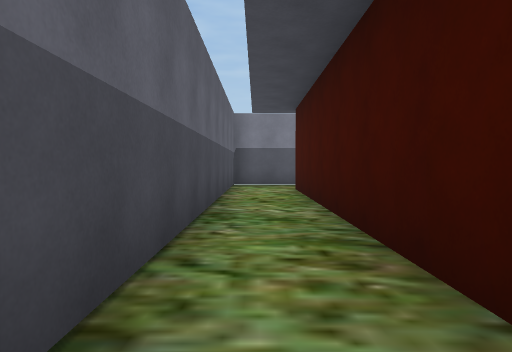
View 1 (above)

24 first-person views from a walk through a Unity game level. The camera is 1.2 m above the floor, tilts 2° down and sees 75° across. The floor is counted in squares, 2 m on a side. Each view is taken from the middle of a square. On the plan, view 1 faces up. The plan holds only what a view shows up to about 10 squares ahead; the rest is blank. The place goes on beyond the plan. The player character is not drawn. Some surface patterns are stand-ins.

View 2
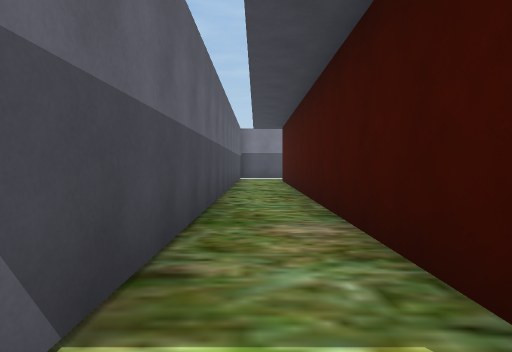

View 3
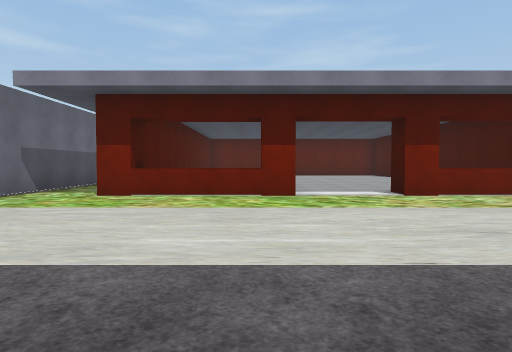

View 4
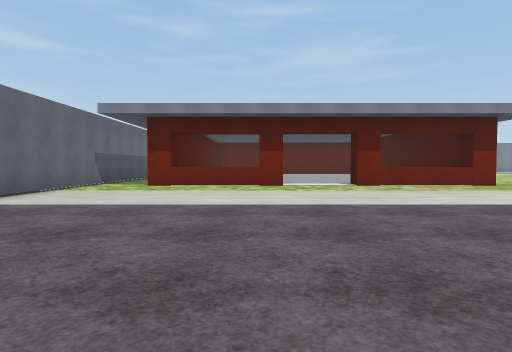

View 5
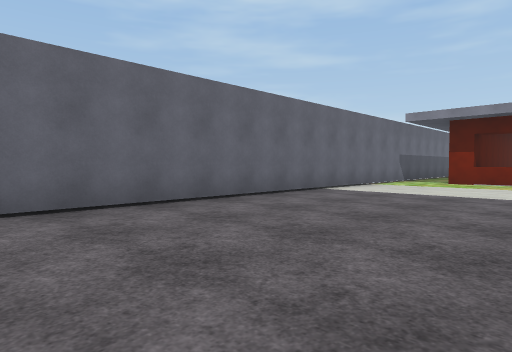

View 6
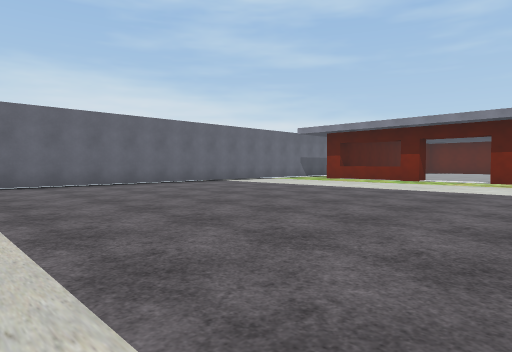

View 7
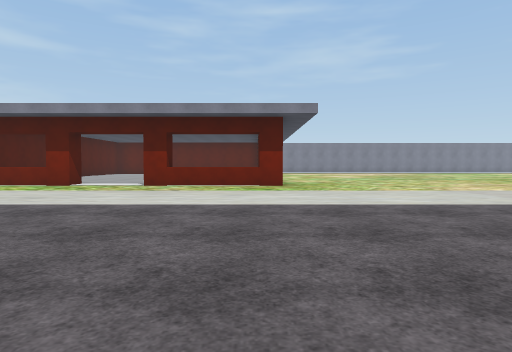

View 8
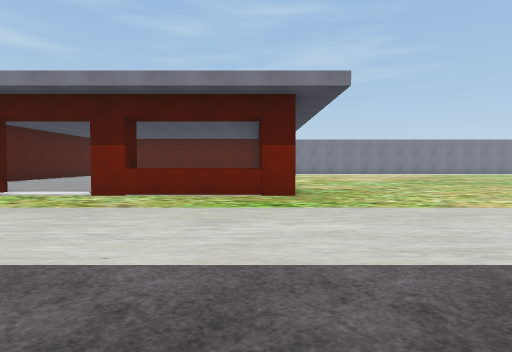

View 9
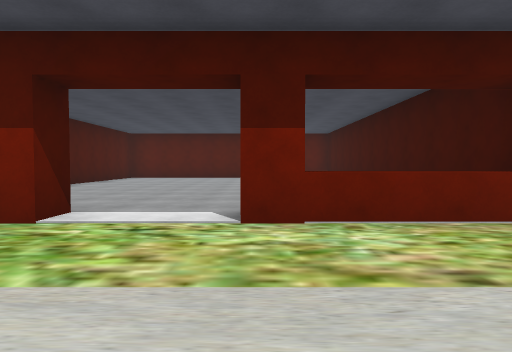

View 10
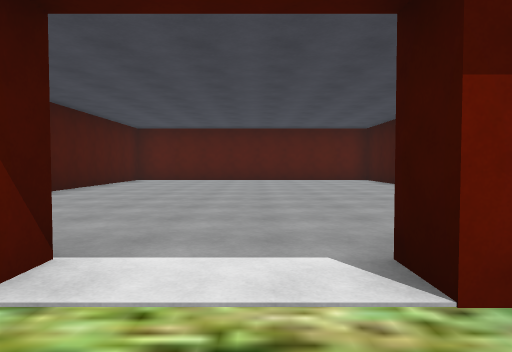

View 11
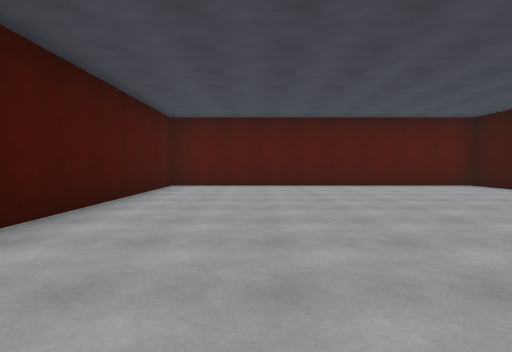

View 12
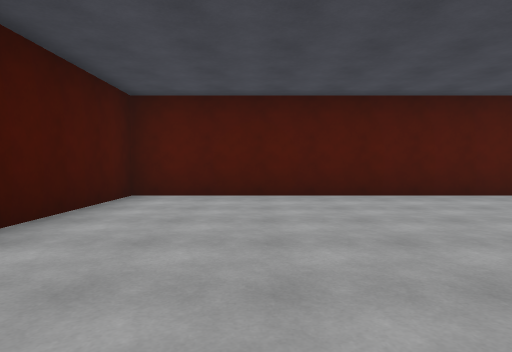

View 13
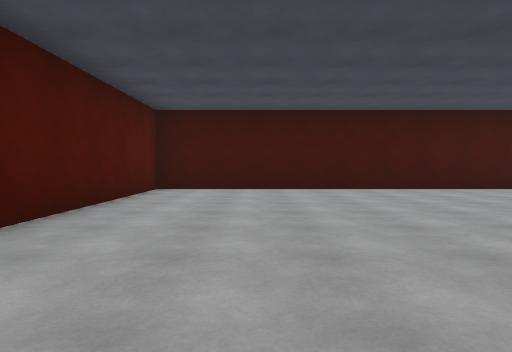

View 14
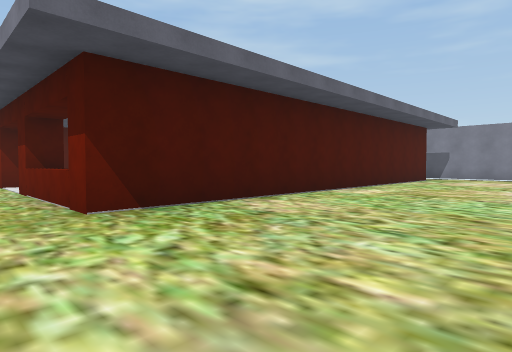

View 15
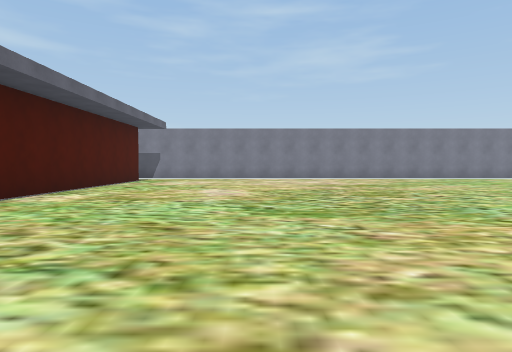

View 16
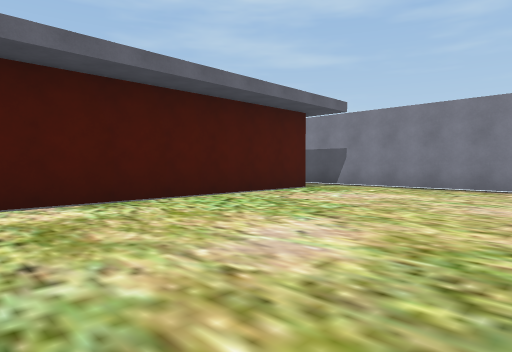

View 17
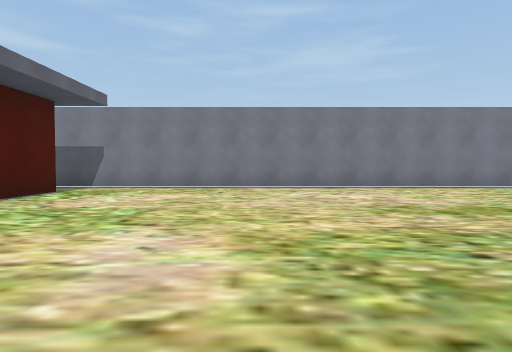

View 18
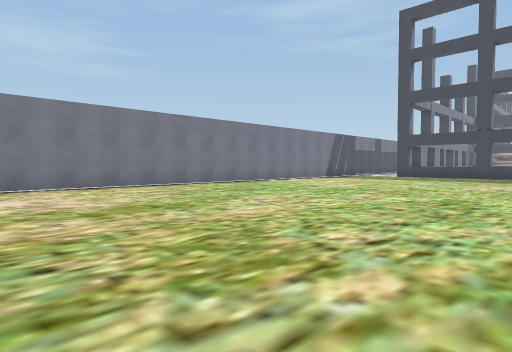

View 19
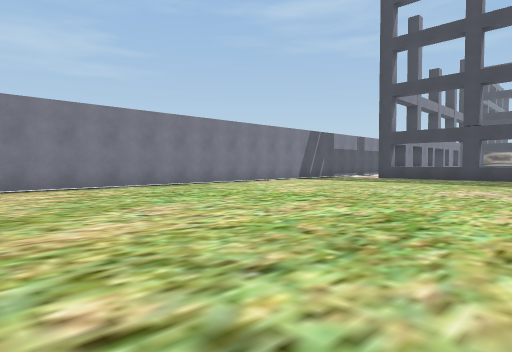

View 20
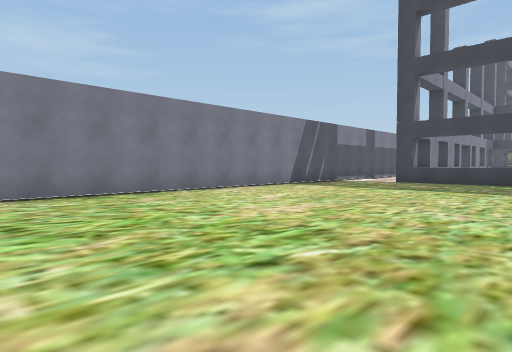

View 21
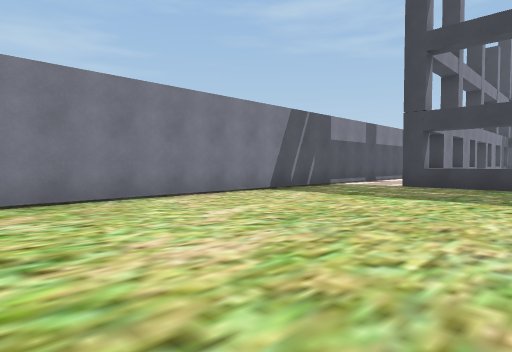

View 22
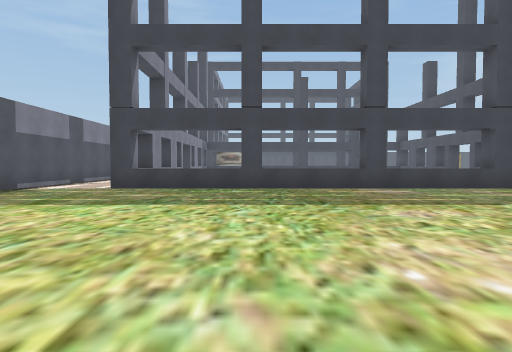

View 23
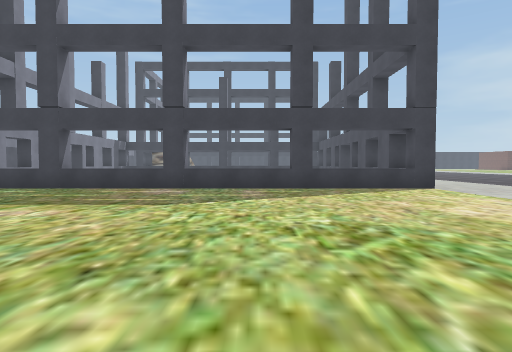

View 24
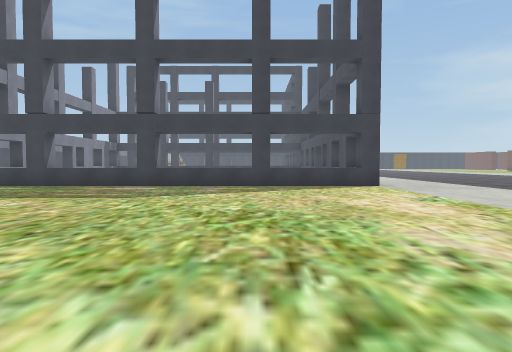

### Floor plan
Points are (right, up) in squares from view 1. A wall is a line through its corners. A room is listed if a view was taken in it or the views show most of it. See-through windows are left out.
Room 1 (view 1)
walls: (1.1, 9.5) (-0.6, 9.5) (-0.6, -3.4); (1, -2.9) (1, 8)
ways out: opening at (0, -3) to room 2; opening at (10, 9) to room 2
Room 2 (views 2, 3, 4, 5, 6, 7, 8, 9, 10, 11, 12, 13, 14, 15, 16, 17, 18, 19, 20, 21, 22, 23, 24)
walls: (10.1, -3.6) (10.1, 7.4) (1.6, 7.4) (1.6, -3.6); (7.5, -2.9) (7.5, -3.6); (4.8, -2.9) (4.8, -3.6) (0.9, -3.6); (10.8, 8.1) (10.8, -3.6) (6.8, -3.6) (6.8, -2.9); (32.2, -4.9) (32.8, -4.9); (32.1, -1.9) (32.8, -1.9); (32.2, -5.5) (32.2, 7.6); (32.1, 1.3) (32.8, 1.3); (32.8, 0.8) (32.1, 0.8); (32.8, 3.8) (32.1, 3.8); (32.9, 7.1) (32.1, 7.1); (-0.6, -3.4) (-0.6, -14.8); (34, 9.5) (9.9, 9.5)
ways out: opening at (0, -3) to room 1; opening at (10, 9) to room 1

Positions as (right, up) in squares from view 1, and headings:
1: (0, 0), facing up
2: (0, -4), facing up
3: (4, -10), facing up
4: (4, -13), facing up
5: (4, -15), facing up-left
6: (9, -16), facing up-left
7: (10, -13), facing up
8: (10, -10), facing up
9: (7, -7), facing up
10: (6, -5), facing up
11: (4, -2), facing up
12: (4, 1), facing up
13: (2, 5), facing right
14: (15, -5), facing up-left
15: (15, -4), facing up
16: (16, 1), facing up-left
17: (15, 1), facing up
18: (16, 1), facing up-right
19: (18, 1), facing up-right
20: (21, 3), facing up-right
21: (23, 4), facing up-right
22: (24, 4), facing right
23: (24, -1), facing right
24: (23, -2), facing right
